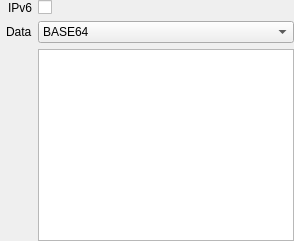
     <widget class="QWidget" name="dns_tab">
      <attribute name="icon">
       <iconset theme="network-wired"/>
      </attribute>
      <attribute name="title">
       <string>DNS</string>
      </attribute>
      <attribute name="toolTip">
       <string>DNS Settings.</string>
      </attribute>
      <attribute name="whatsThis">
       <string>&lt;html&gt;&lt;head/&gt;&lt;body&gt;&lt;p&gt;DNS Settings.&lt;/p&gt;&lt;/body&gt;&lt;/html&gt;</string>
      </attribute>
      <layout class="QFormLayout" name="dns_layout">
       <property name="fieldGrowthPolicy">
        <enum>QFormLayout::FieldGrowthPolicy::ExpandingFieldsGrow</enum>
       </property>
       <property name="labelAlignment">
        <set>Qt::AlignmentFlag::AlignRight|Qt::AlignmentFlag::AlignTrailing|Qt::AlignmentFlag::AlignVCenter</set>
       </property>
       <property name="leftMargin">
        <number>6</number>
       </property>
       <property name="topMargin">
        <number>0</number>
       </property>
       <property name="rightMargin">
        <number>0</number>
       </property>
       <property name="bottomMargin">
        <number>0</number>
       </property>
       <item row="0" column="0">
        <widget class="QLabel" name="dns_ipv6_label">
         <property name="toolTip">
          <string>0x00 - The DNS server address is IPv4 address.
0x01 - The DNS server address is IPv6 address.</string>
         </property>
         <property name="statusTip">
          <string>IPv6</string>
         </property>
         <property name="whatsThis">
          <string>&lt;html&gt;&lt;head/&gt;&lt;body&gt;&lt;p&gt;0x00 - The DNS server address is IPv4 address.
0x01 - The DNS server address is IPv6 address.&lt;/p&gt;&lt;/body&gt;&lt;/html&gt;</string>
         </property>
         <property name="text">
          <string>IPv6</string>
         </property>
        </widget>
       </item>
       <item row="0" column="1">
        <widget class="QCheckBox" name="dns_ipv6">
         <property name="sizePolicy">
          <sizepolicy hsizetype="Expanding" vsizetype="Fixed">
           <horstretch>0</horstretch>
           <verstretch>0</verstretch>
          </sizepolicy>
         </property>
         <property name="toolTip">
          <string>0x00 - The DNS server address is IPv4 address.
0x01 - The DNS server address is IPv6 address.</string>
         </property>
         <property name="statusTip">
          <string>IPv6</string>
         </property>
         <property name="whatsThis">
          <string>&lt;html&gt;&lt;head/&gt;&lt;body&gt;&lt;p&gt;0x00 - The DNS server address is IPv4 address.
0x01 - The DNS server address is IPv6 address.&lt;/p&gt;&lt;/body&gt;&lt;/html&gt;</string>
         </property>
        </widget>
       </item>
       <item row="1" column="0">
        <widget class="QLabel" name="dns_data_label">
         <property name="toolTip">
          <string>One or more instances of the DNS server address in EFI_IP_ADDRESS.</string>
         </property>
         <property name="statusTip">
          <string>Data</string>
         </property>
         <property name="whatsThis">
          <string>&lt;html&gt;&lt;head/&gt;&lt;body&gt;&lt;p&gt;One or more instances of the DNS server address in EFI_IP_ADDRESS.&lt;/p&gt;&lt;/body&gt;&lt;/html&gt;</string>
         </property>
         <property name="text">
          <string>Data</string>
         </property>
        </widget>
       </item>
       <item row="1" column="1">
        <widget class="QComboBox" name="dns_data_format">
         <property name="sizePolicy">
          <sizepolicy hsizetype="Expanding" vsizetype="Fixed">
           <horstretch>0</horstretch>
           <verstretch>0</verstretch>
          </sizepolicy>
         </property>
         <property name="toolTip">
          <string>Data format.</string>
         </property>
         <property name="statusTip">
          <string>Data format</string>
         </property>
         <property name="whatsThis">
          <string>&lt;html&gt;&lt;head/&gt;&lt;body&gt;&lt;p&gt;Data format.&lt;/p&gt;&lt;/body&gt;&lt;/html&gt;</string>
         </property>
         <item>
          <property name="text">
           <string>BASE64</string>
          </property>
         </item>
         <item>
          <property name="text">
           <string>UTF-16</string>
          </property>
         </item>
         <item>
          <property name="text">
           <string>UTF-8</string>
          </property>
         </item>
         <item>
          <property name="text">
           <string>HEX</string>
          </property>
         </item>
        </widget>
       </item>
       <item row="2" column="1">
        <widget class="QPlainTextEdit" name="dns_data">
         <property name="sizePolicy">
          <sizepolicy hsizetype="Expanding" vsizetype="Fixed">
           <horstretch>0</horstretch>
           <verstretch>0</verstretch>
          </sizepolicy>
         </property>
         <property name="toolTip">
          <string>One or more instances of the DNS server address in EFI_IP_ADDRESS.</string>
         </property>
         <property name="statusTip">
          <string>Data</string>
         </property>
         <property name="whatsThis">
          <string>&lt;html&gt;&lt;head/&gt;&lt;body&gt;&lt;p&gt;One or more instances of the DNS server address in EFI_IP_ADDRESS.&lt;/p&gt;&lt;/body&gt;&lt;/html&gt;</string>
         </property>
        </widget>
       </item>
      </layout>
     </widget>
